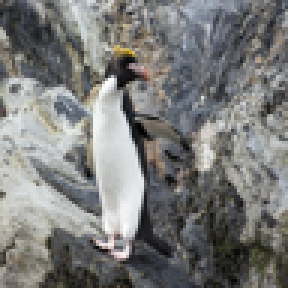
#> input picture images/LR/0.png, 96 x 96 px, found by its file name (shown 3 times larger); its folder holds 4 pictures in this run
$ python batch_Image_resize.py
#> lines starting #> are read from the running program, lines starting #| are printed output that depends on the picture
from PIL import Image, ImageOps
import os

# Script to resize images

path = r'C:\Users\Aniket\Desktop\pro\Version_3.1.2\images\LR' #source path
spath = r'C:\Users\Aniket\Desktop\pro\Version_3.1.2\images\LR-1' #save path

for image in range(100):
    imagepath = os.path.join(path,f'{image}.png')
    oimage = Image.open(imagepath)
#> oimage is the input picture: PIL image 96x96 RGB; mean R, G, B 122.7, 123.1, 121.7
    rimage = ImageOps.fit(oimage,(65,65),Image.BICUBIC) #change 65 to whatever resolution you want
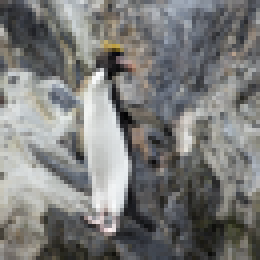
#> rimage: PIL image 65x65 RGB (shown 4 times larger); mean R, G, B 122.7, 123.1, 121.7
    rimage.save(os.path.join(spath,f'{image}.png'))
#> pass 2 of the loop `for image in range(100):`:
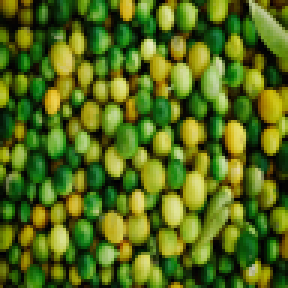
#> input picture images/LR/1.png, 96 x 96 px, found by its file name (shown 3 times larger)
#> oimage is the input picture: PIL image 96x96 RGB; mean R, G, B 84.2, 107.2, 23.9
#> `rimage = ImageOps.fit(oimage,(65,65),Image.BICUBIC)`:
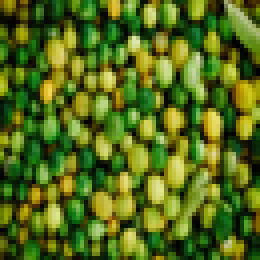
#> rimage: PIL image 65x65 RGB (shown 4 times larger); mean R, G, B 84.3, 107.2, 24
#> (the run stopped early here; a loop or call above may not have finished)
